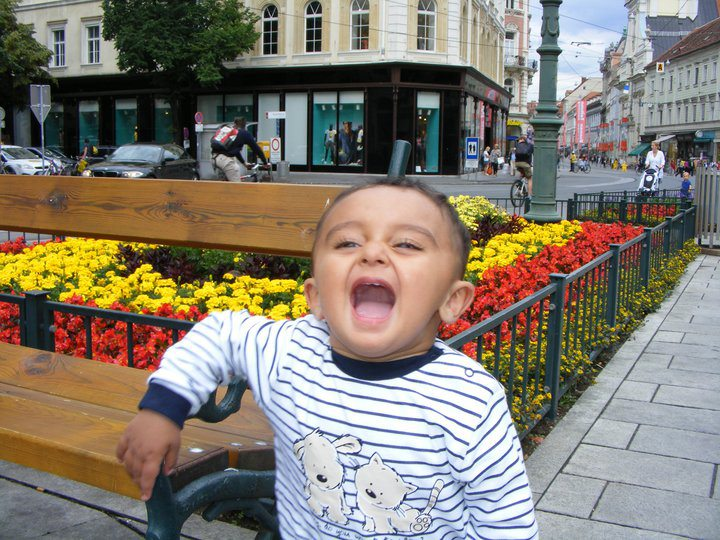
#> input picture 00001-SettingsOrientation/basit.jpg, 720 x 540 px
$ jupyter execute orientationSettings.ipynb   (older library calls are emulated)
#> lines starting #> are read from the running program, lines starting #| are printed output that depends on the picture; after the words box and inside, x2 and y2 are one past the last pixel; in counts of white or black regions, pixels touching at a corner belong together
<div id="toc"> </div >

<p> In this lesson, I will guide you through the basics of this Course. </p>

<a id='objectives'></a>

# Objectives

<p> In this lesson, our primary goals are:</p>
- A high level overview of a simple face detection technique in images
- Setting up your development environment

$\textbf{In general,}$

- During this course, I will describe advanced computer vision algorithms in an easy to understand manner
- Provide an actual source code that can be used to perform various computer vision techniques
- In addition to the actual python code, I will also use iteractive python such as  $\textbf{Jupyter}$ for understanding of the concept

# Setting up the development environment

There will of a lot of programming and developing inside this course. For this purpose, we will need to have
a development environment setup and configured to use various packages and libraries, including
- Python, OpenCV, numpy, scikit-learn, Keras and many more

I will use mainly $\textbf{Linux/Ubuntu}$ OS and will suggest it for you too.

The following $14$ steps for this lectures were gathered for $\textbf{Ubuntu 16.4 LTS 64 bit}$

## Step 1: Update and/or Upgrade
- Using $\textbf{apt-get}$ package manager, update and upgrade any pre-installed packages
- Using bash terminal execute the following commands:

<pre style="margin: 10; line-height: 125%"><span style="color: #008800">
$ sudo apt-get update
$ sudo apt-get upgrade
</span>
</pre>

## Step 2: Developer Tools and Packages
- Install the developer tools and packages, required for the development
<pre style="margin: 10; line-height: 125%"><span style="color: #008800">
$ sudo apt-get install build-essential cmake pkg-config
</span>
</pre>

- It is likely that some of the packages are already installed, but just in case it is not,
be sure to include it in your $\textbf{apt-get}$ command

## Step 3: Image I/O Packages
- Install the essential image I/O packages
  - These packages are used to load various image file formates, e.g. $JPEG, PNG, TIFF$ etc.

<pre style="margin: 10; line-height: 125%"><span style="color: #008800">
$ sudo apt-get install libjpeg8-dev libtiff4-dev libjasper-dev libpng12-dev
</span>
</pre>

## Step 4: GTK development library
- The GTK (formerly called GIMP toolkit) is a developement library used to build GUIs
  - It is required for the $\textbf{highgui}$ library of OpenCV, which allows to view images on your screen

<pre style="margin: 10; line-height: 125%"><span style="color: #008800">
$ sudo apt-get install libgtk2.0-dev
</span>
</pre>

$\textit{Note: you can search for an installed package using:}$
<pre style="margin: 10; line-height: 125%"><span style="color: #008800">
$ apt-cache search  libgtk* | grep libgtk
</span>
</pre>

## Step 5: Video I/O packages

- Install the required video I/O packages
  - They are used to load video files using OpenCV

<pre style="margin: 10; line-height: 125%"><span style="color: #008800">
$  sudo apt-get install libavcodec-dev libavformat-dev libswscale-dev libv4l-dev
</span>
</pre>

## Step 6: Libraries for optimization of various OpenCV operations

- Install the following libraries which are used to optimize various operations within OpenCV:

<pre style="margin: 10; line-height: 125%"><span style="color: #008800">
$ sudo apt-get install libatlas-base-dev gfortran
</span>
</pre>

## Step 7: Boost and Boost Python

- Boost is a very high quality collection of C++ libraries
  - It helps programmer not to reinvent the wheel
  - It provides implemtations for:
    - linear algebra
    - multiplethreading
    - basic image processing
    - and unit testing etc
  - later we will also install $\textbf{boost-python}$, which provides interoperablity betwee C++ and Python
- Install libboost as:

<pre style="margin: 10; line-height: 125%"><span style="color: #008800">
$ sudo apt-get install libboost-all-dev
</span>
</pre>

- Install libblas and liblapacke
<pre style="margin: 10; line-height: 125%"><span style="color: #008800">
$ sudo apt-get install libblas-dev
$ sudo apt-get install liblapacke-dev
</span>
</pre>

## Step 8: PIP- Python Package Manager

- Install $\textbf{pip}$:

<pre style="margin: 10; line-height: 125%"><span style="color: #008800">
$  wget https://bootstrap.pypa.io/get-pip.py
$  sudo python get-pip.py
</span>
</pre>

## Step 9: Virtual Environment and Virtual Environment Wrapper

- The $\textbf{virtualenv}$ and $\textbf{virtualenvwrapper} allow us to create separate Python environments for each project we are working on.
  - They are usefull especially in a case if we have projects that require different or conflicting versions of a given library

- Install these packages as:

<pre style="margin: 10; line-height: 125%"><span style="color: #008800">
$  sudo pip install virtualenv virtualenvwrapper
$  sudo rm -rf ~/.cache/pip
</span>
</pre>

- Edit the ~/.bashrc or ~/.profile file and append the following lines:

<pre style="margin: 10; line-height: 125%"><span style="color: #440000">
# virtualenv and virtualenvwrapper
export WORKON_HOME=$HOME/.virtualenvs
source /usr/local/bin/virtualenvwrapper.sh
</span>
</pre>

   - This will ensure that both $\textbf{virtualenv}$ and $\textbf{virtualenvwrapper} are loaded each time you login
   - To reload the contents of your bashrc file, execute the following command:

<pre style="margin: 10; line-height: 125%"><span style="color: #008800">
$ source ~/.bashrc
</span>
</pre>

### How to create virtual environment
-  Create your virtual environment $\textbf{practVisionPy3}$ as
<pre style="margin: 10; line-height: 125%"><span style="color: #008800">
$ mkvirtualenv practVisionPy3 --python=/usr/bin/python3.5
</span>
</pre>

$\textit{Note: Make sure that the required Python developing tools are install before creating virtual environment}$

## Step 9-B: Python  developing tools
- Install python $3.5$ development tools:

<pre style="margin: 10; line-height: 125%"><span style="color: #008800">
$ sudo apt-get install python3.5-dev
</span>
</pre>

## Step 10: Required Python modules
- We need to install various Python libraries which will be used during this course, such as NumPy since OpenCV python bindings represent images as multi-dimensional NumPy arrays:

<pre style="margin: 10; line-height: 125%"><span style="color: #008800">
$ workon practVisionPy3
(practVisionPy3) $ pip install numpy
(practVisionPy3) $ pip install scipy matplotlib
(practVisionPy3) $ pip install scikit-learn
(practVisionPy3) $ pip install -U scikit-image
(practVisionPy3) $ pip install mahotas imutils Pillow commentjson
</span>
</pre>
  - During the course we will be adding more libraries to this list

### If there is a problem with matplotlib
- It is possible that $\textbf{matplotlib}$ is installed without a "rendering backend"
  - This issue become noticeable only when you go to display your first plot, when nothing is displayed on screen
- To resolve such issue first you have to install few dependencies then followed by uninstalling matplotlib, grabing it from GitHub and re-installing it from source:

<pre style="margin: 10; line-height: 125%"><span style="color: #008800">
$ sudo apt-get install tcl-dev tk-dev python-tk python3-tk
$ workon practVisionPy3
(practVisionPy3) $ pip uninstall matplotlib
(practVisionPy3) $ git clone https://github.com/matplotlib/matplotlib.git
(practVisionPy3) $ cd matplotlib
(practVisionPy3) $ python setup.py install

</span>
</pre>

<a id='section2'></a>

## Step 11: Download OpenCV source code and Compile

### OpenCV 3.2.0  plus Python 3.5
- Download GIT opencv repo from GitHub and checkout 3.2.0
<pre style="margin: 10; line-height: 125%"><span style="color: #008800">
$ cd ~
$ git clone https://github.com/Itseez/opencv.git
$ cd opencv
$ git checkout 3.2.0

</span>
</pre>
- One  can replace 3.2.0 with the latest version for which check OpenCV.org
- Download the opencv_contrib repo from GitHub and important to note that checkout the same version
<pre style="margin: 10; line-height: 125%"><span style="color: #008800">
$ cd ~
$ git clone https://github.com/Itseez/opencv_contrib.git
$ cd opencv_contrib
$ git checkout 3.2.0

</span>
</pre>

- Setup the build:

<pre style="margin: 10; line-height: 125%"><span style="color: #008800">
$ cd ~/opencv
$ mkdir build
$ cd build
$ cmake -D CMAKE_BUILD_TYPE=RELEASE \
	-D CMAKE_INSTALL_PREFIX=/opt/opencv.3.2.0 \
	-D INSTALL_C_EXAMPLES=OFF \
	-D INSTALL_PYTHON_EXAMPLES=ON \
	-D OPENCV_EXTRA_MODULES_PATH=../../opencv_contrib/modules \
	-D BUILD_EXAMPLES=ON ..
</span>
</pre>

Note: enable installed_to_mangled path
- Finally, compile it

<pre style="margin: 10; line-height: 125%"><span style="color: #008800">

(practVisionPy3) $ make -j4
</span>
</pre>
  - 4 represents the number of cores on your system, which can speedup compilation process

- Assume the OpenCV is compiled without error, then you can install it as

<pre style="margin: 10; line-height: 125%"><span style="color: #008800">

(practVisionPy3) $ sudo make install
(practVisionPy3) $ sudo ldconfig

</span>
</pre>

- At this point the OpenCV3.2.0 has been installed
#### Python bindings
- list the contents of the directory /opt/opencv.3.2.0/lib/python3.5/site-packages
  - Here, you will find the actual Python 3.5 binding file $\textbf{cv2.cpython-35m-x86_64-linux-gnu.so}$

## Step 12: Make Symbolic link to OpenCV into an environment site-packages directory

-  After successfull compilation, OpenCV is now installed in /opt/opencv-3.2.0
- In order to use OpenCV 3.2.0 within our virtual environment "practVisionPy3", we first need to creat sym-link OpenCV into the site-packages directory:

<pre style="margin: 10; line-height: 125%"><span style="color: #008800">
$ cd ~/.virtualenvs/practVisionPy3/lib/python3.5/site-packages/
$ ln -s  /opt/opencv.3.2.0/lib/python3.5/site-packages/cv2.cpython-35m-x86_64-linux-gnu.so cv2.so
</span>
</pre>

- OpenCV 3.2.0 with Python 3.5 is now successfully installed

## Step 13: Test opencv installation
- Test OpenCV and Python installation

<pre style="margin: 10; line-height: 125%"><span style="color: #008800">
$ workon practVisionPy3
(practVisionPy3) $ python
>>> import cv2
>>> cv2.__version__
'3.2.0'
</span>
</pre>

- If cv2 imports without error, then we are all set

[cell 1]
import cv2

[cell 2]
cv2.__version__

[cell 3]
import os
print(os.path)

# Detecting faces in images

- We will write a simple Python + OpenCV 3 code to detect the presence of a face in an image
- We will use this image

[cell 4]
# import the required packages
import cv2
cv2.__version__

[cell 5]
# load the image and convert it to gray scale
image = cv2.imread("basit.jpg")
#> image is the input picture: shape (540, 720, 3); mean B, G, R 112.2, 124.2, 131.9
gray = cv2.cvtColor(image, cv2.COLOR_BGR2GRAY)
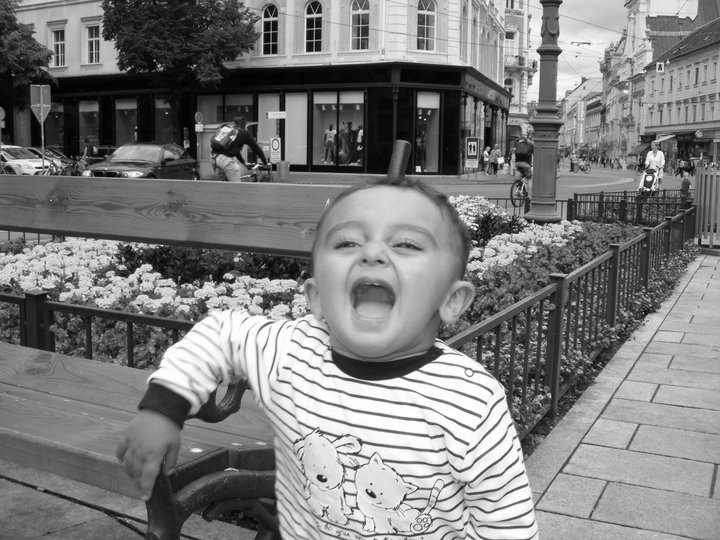
#> gray: shape (540, 720); min 0, max 255, mean 125.1
gray = cv2.equalizeHist(gray)

# Open a new thread to manage the external cv2 interaction
#cv2.startWindowThread()

[cell 6]
# load the haar cascade face detector
detector = cv2.CascadeClassifier("./haarcascade_frontalface_alt.xml")
rects = detector.detectMultiScale(gray, scaleFactor=1.05, minNeighbors=7,
                                 minSize=(30,30), flags=cv2.CASCADE_SCALE_IMAGE)
#> rects = [[299, 182, 154, 154]]

# loop over the faces and draw a rectangle surrounding each face
for (x, y, w, h) in rects:
    cv2.rectangle(image, (x, y), (x+w, y+h), (0, 255,0), 2)
#> this loop made 1 pass
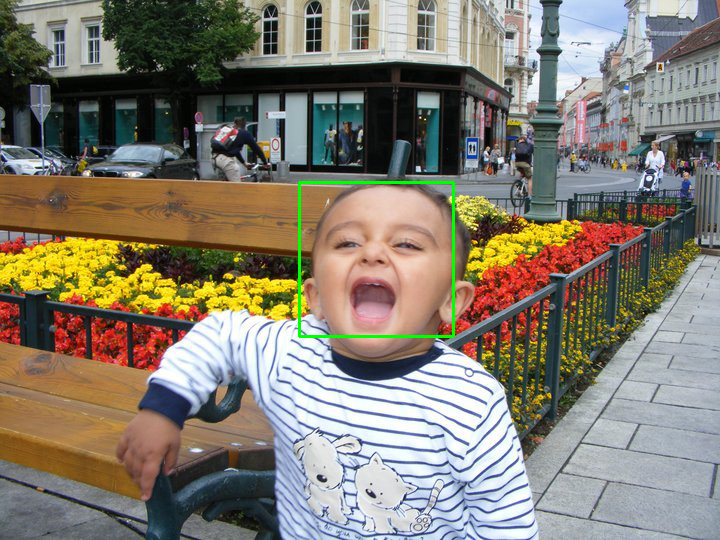
#> image: shape (540, 720, 3); 0.47% of pixels changed, all inside (x1, y1, x2, y2) = (298, 181, 455, 338)

[cell 7]
# Open a new thread to manage the external cv2 interaction
#cv2.startWindowThread()
cv2.imshow("Faces", image)
#cv2.namedWindow("Faces", cv2.WINDOW_NORMAL)
# show the image
cv2.imshow("Faces", image)
cv2.waitKey(0)
cv2.destroyAllWindows()

[cell 8]
from matplotlib import pyplot as plt

[cell 9]
# Pixel color conversion
image_RGB = cv2.cvtColor(image, cv2.COLOR_BGR2RGB)

plt.imshow(image_RGB)

# Let's take those ugly ticks off
plt.axis("off")
plt.show()
